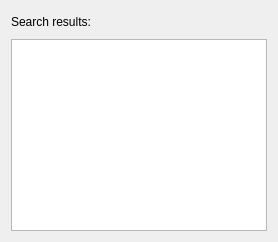
       <widget class="QWidget" name="page_4">
        <layout class="QVBoxLayout" name="verticalLayout_9">
         <item>
          <layout class="QHBoxLayout" name="horizontalLayout_2">
           <item>
            <widget class="QLabel" name="label_8">
             <property name="sizePolicy">
              <sizepolicy hsizetype="Fixed" vsizetype="Preferred">
               <horstretch>0</horstretch>
               <verstretch>0</verstretch>
              </sizepolicy>
             </property>
             <property name="text">
              <string>Search results:</string>
             </property>
            </widget>
           </item>
           <item>
            <widget class="QLabel" name="resultsTitleLabel">
             <property name="palette">
              <palette>
               <active>
                <colorrole role="WindowText">
                 <brush brushstyle="SolidPattern">
                  <color alpha="255">
                   <red>0</red>
                   <green>0</green>
                   <blue>127</blue>
                  </color>
                 </brush>
                </colorrole>
               </active>
               <inactive>
                <colorrole role="WindowText">
                 <brush brushstyle="SolidPattern">
                  <color alpha="255">
                   <red>0</red>
                   <green>0</green>
                   <blue>127</blue>
                  </color>
                 </brush>
                </colorrole>
               </inactive>
               <disabled>
                <colorrole role="WindowText">
                 <brush brushstyle="SolidPattern">
                  <color alpha="255">
                   <red>146</red>
                   <green>145</green>
                   <blue>144</blue>
                  </color>
                 </brush>
                </colorrole>
               </disabled>
              </palette>
             </property>
             <property name="font">
              <font>
               <pointsize>14</pointsize>
               <weight>75</weight>
               <bold>true</bold>
              </font>
             </property>
             <property name="text">
              <string/>
             </property>
            </widget>
           </item>
          </layout>
         </item>
         <item>
          <widget class="TableViewEx" name="bookSearchView">
           <attribute name="horizontalHeaderVisible">
            <bool>true</bool>
           </attribute>
           <attribute name="horizontalHeaderDefaultSectionSize">
            <number>200</number>
           </attribute>
           <attribute name="verticalHeaderVisible">
            <bool>false</bool>
           </attribute>
          </widget>
         </item>
        </layout>
       </widget>
